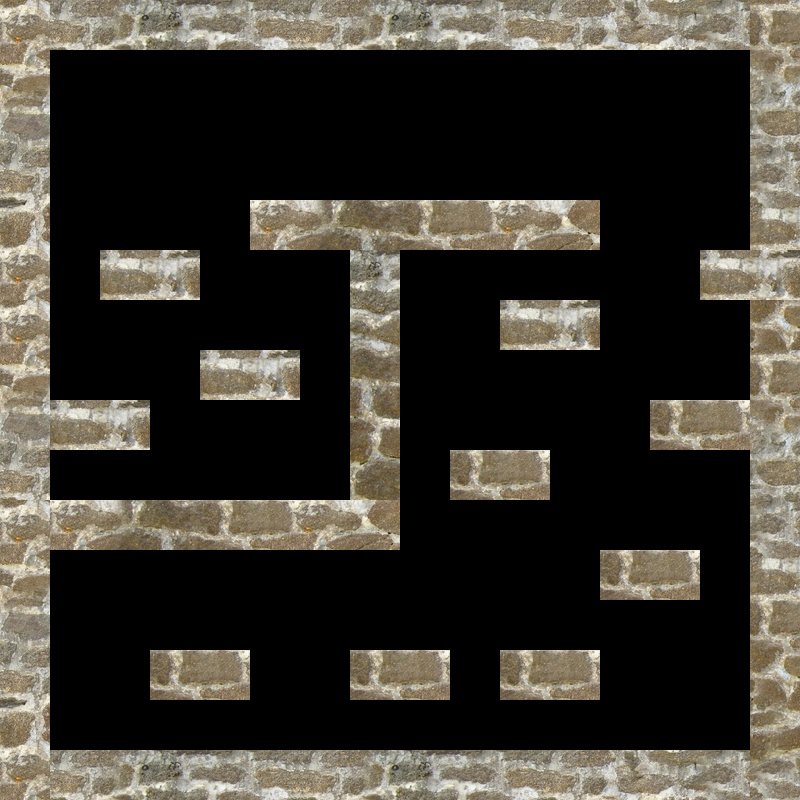

Rendered tile map (Tiled .tmx) drawn with the repository's tilesets; below, a short description and the full map source, tile grids included:
An orthogonal 16x16 tile map with 50x50 px tiles, 1 tile layer (Kachelebene 1).

<map version="1.0" tiledversion="1.0.2" orientation="orthogonal" renderorder="right-up" width="16" height="16" tilewidth="50" tileheight="50" nextobjectid="1">
 <tileset firstgid="1" source="SideBarMap.tsx" />
 <layer name="Kachelebene 1" width="16" height="16">
  <data encoding="csv">
1,28,29,30,31,32,28,29,30,31,32,33,34,35,36,9,
10,0,0,0,0,0,0,0,0,0,0,0,0,0,0,18,
19,0,0,0,0,0,0,0,0,0,0,0,0,0,0,27,
28,0,0,0,0,0,0,0,0,0,0,0,0,0,0,36,
37,0,0,0,0,46,47,48,49,50,51,52,0,0,0,45,
46,0,40,41,0,0,0,30,0,0,0,0,0,0,40,41,
1,0,0,0,0,0,0,39,0,0,40,41,0,0,0,63,
10,0,0,0,40,41,0,48,0,0,0,0,0,0,0,9,
19,40,41,0,0,0,0,57,0,0,0,0,0,49,50,18,
28,0,0,0,0,0,0,66,0,49,50,0,0,0,0,27,
1,46,47,48,49,50,51,52,0,0,0,0,0,0,0,36,
10,0,0,0,0,0,0,0,0,0,0,0,49,50,0,45,
19,0,0,0,0,0,0,0,0,0,0,0,0,0,0,54,
28,0,0,49,50,0,0,49,50,0,49,50,0,0,0,63,
37,0,0,0,0,0,0,0,0,0,0,0,0,0,0,72,
46,28,29,30,31,32,28,29,30,31,32,33,34,35,36,81
</data>
 </layer>
</map>
